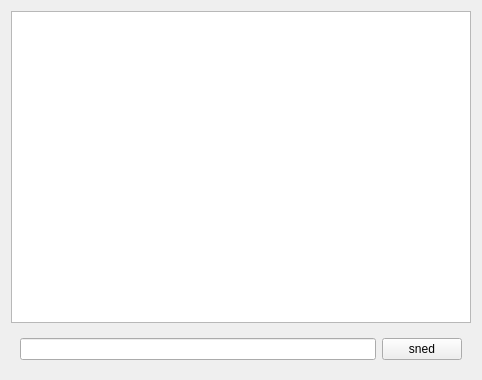
<?xml version="1.0" encoding="UTF-8"?>
<ui version="4.0">
 <class>Widget</class>
 <widget class="QWidget" name="Widget">
  <property name="geometry">
   <rect>
    <x>0</x>
    <y>0</y>
    <width>482</width>
    <height>380</height>
   </rect>
  </property>
  <property name="windowTitle">
   <string>Widget</string>
  </property>
  <layout class="QVBoxLayout" name="verticalLayout">
   <item>
    <widget class="QListWidget" name="listWidget"/>
   </item>
   <item>
    <widget class="QWidget" name="widget" native="true">
     <layout class="QHBoxLayout" name="horizontalLayout">
      <item>
       <widget class="QLineEdit" name="lineEdit"/>
      </item>
      <item>
       <widget class="QPushButton" name="pushButton">
        <property name="text">
         <string>sned</string>
        </property>
       </widget>
      </item>
     </layout>
    </widget>
   </item>
  </layout>
 </widget>
 <resources/>
 <connections/>
</ui>
